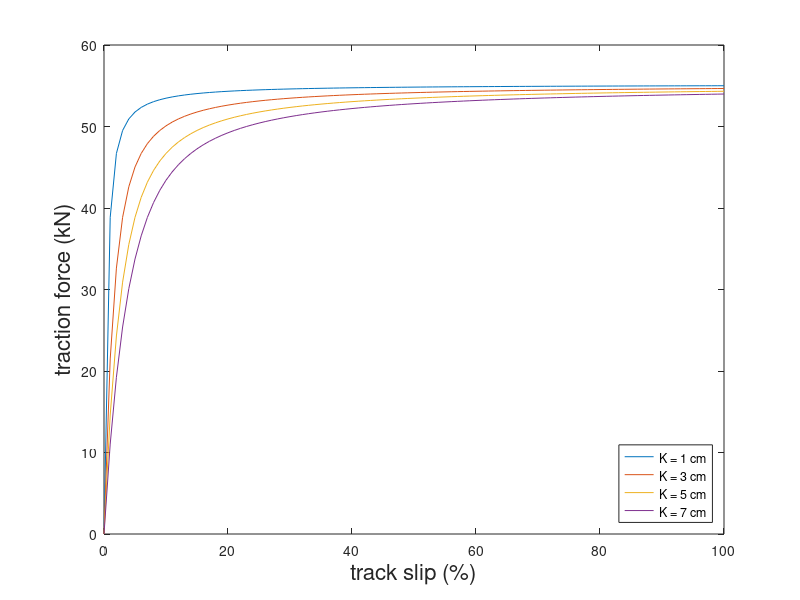
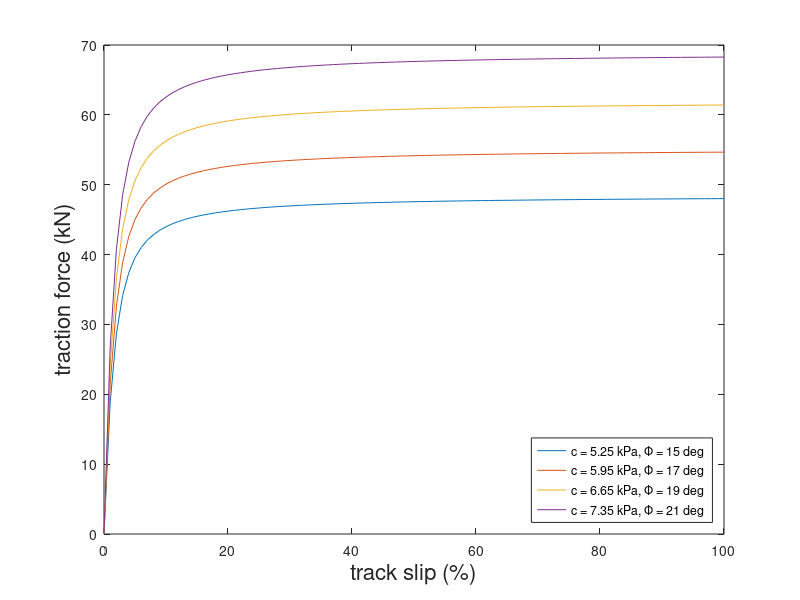
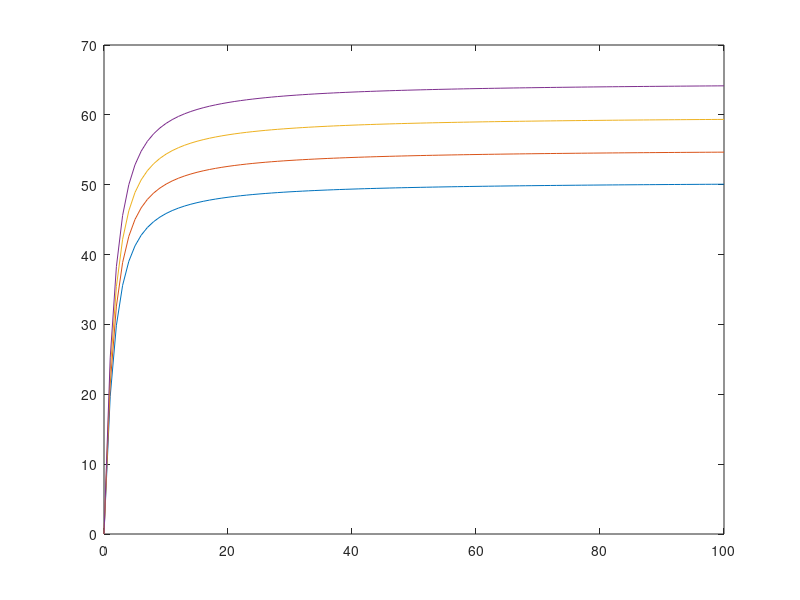

The MATLAB script that drew these images, in order:
function plot_tractive_effort_curves()
close all
phi = 20;
c = 0.35*phi;
slip = 0:100;
phi = [15 17 19 21];
c = 0.35*phi;
K = [1,3,5,7];
fontSize = 16;

for i = 1:numel(K);
    figure(1)
    tractiveEffort = tractive_effort(c(2),phi(2),slip,K(i));
    plot(slip,tractiveEffort)
    xlabel('track slip (%)','fontsize',fontSize)
    ylabel('traction force (kN)','fontsize',fontSize)
    hold on
end
    legend(['K = ', num2str(K(1)) ' cm'] , ['K = ' , num2str(K(2)) ' cm'], ['K = ',num2str(K(3)) ' cm'] , ['K = ',num2str(K(4)) ' cm'],'location','southeast')


for i = 1:numel(c);
    figure(2)
    tractiveEffort = tractive_effort(c(i),phi(i),slip,K(2));
    plot(slip,tractiveEffort)
    xlabel('track slip (%)','fontsize',fontSize)
    ylabel('traction force (kN)','fontsize',fontSize)
    hold on
end
    legend(['c = ', num2str(c(1)) ' kPa', ', \Phi = ' num2str(phi(1)) ' deg'] , ['c = ' , num2str(c(2)) ' kPa', ', \Phi = ' num2str(phi(2)) ' deg'],...
        ['c = ',num2str(c(3)) ' kPa', ', \Phi = ' num2str(phi(3)) ' deg'] , ['c = ',num2str(c(4)) ' kPa', ', \Phi = ' num2str(phi(4)) ' deg'],'location','southeast')


for i = 1:numel(phi);
    figure(3)
    tractiveEffort = tractive_effort(c(2),phi(i),slip,K(2));
    plot(slip,tractiveEffort)
    hold on
end

end


function [totalTractiveEffort] = tractive_effort(cohesion,frictionAngle,slip,K)
%Thrust-Slip Characterisitcs of Vehicle

massTractor_kg = 25000; %Mass of the Tractor in kg
g_mps2 = 9.81;
weightTractor_N = massTractor_kg*g_mps2; %kN Weight of Tracotr
normalForceTrack_N = weightTractor_N/2;
trackWidth_m = 0.9144; 
trackLength_m = 3.250;
trackArea = trackLength_m*trackWidth_m;


maxTractiveEffort = trackArea.*cohesion + (normalForceTrack_N/1000).*tand(frictionAngle) ;

%Tractive Force of Track
 slip = slip + 1E-6; %This is done to avoid numerical issues when slip = 0;
totalTractiveEffort = maxTractiveEffort*(1 - ((K./(slip.*trackLength_m)).*(1 - exp((-slip*trackLength_m)/K))));



end